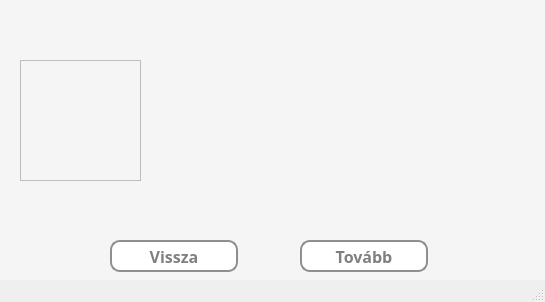
<?xml version="1.0" encoding="UTF-8"?>
<ui version="4.0">
 <class>MainWindow</class>
 <widget class="QMainWindow" name="MainWindow">
  <property name="geometry">
   <rect>
    <x>0</x>
    <y>0</y>
    <width>545</width>
    <height>302</height>
   </rect>
  </property>
  <property name="windowTitle">
   <string>Játékmód információ</string>
  </property>
  <property name="styleSheet">
   <string notr="true"/>
  </property>
  <widget class="QWidget" name="centralwidget">
   <widget class="QWidget" name="widget" native="true">
    <property name="geometry">
     <rect>
      <x>0</x>
      <y>0</y>
      <width>551</width>
      <height>281</height>
     </rect>
    </property>
    <property name="styleSheet">
     <string notr="true">* {
	background-color: whitesmoke;
    font-size: 16px;
    font-weight: bold;
}</string>
    </property>
    <widget class="QPushButton" name="nextButton">
     <property name="geometry">
      <rect>
       <x>300</x>
       <y>240</y>
       <width>128</width>
       <height>32</height>
      </rect>
     </property>
     <property name="font">
      <font>
       <family>Corbel</family>
       <pointsize>-1</pointsize>
       <bold>true</bold>
      </font>
     </property>
     <property name="styleSheet">
      <string notr="true">* {
	background-color: white;
	border: 2px solid #8f8f91;
	border-radius: 10px;
	color: grey;
}

*:hover {
	background-color: rgb(120, 120, 220);
	color: white;
}</string>
     </property>
     <property name="text">
      <string>Tovább</string>
     </property>
    </widget>
    <widget class="QPushButton" name="backButton">
     <property name="geometry">
      <rect>
       <x>110</x>
       <y>240</y>
       <width>128</width>
       <height>32</height>
      </rect>
     </property>
     <property name="font">
      <font>
       <family>Corbel</family>
       <pointsize>-1</pointsize>
       <bold>true</bold>
      </font>
     </property>
     <property name="styleSheet">
      <string notr="true">* {
	background-color: white;
	border: 2px solid #8f8f91;
	border-radius: 10px;
	color: grey;
}

*:hover {
	background-color: rgb(120, 120, 220);
	color: white;
}</string>
     </property>
     <property name="text">
      <string>Vissza</string>
     </property>
    </widget>
    <widget class="QLabel" name="infoLabel">
     <property name="enabled">
      <bool>true</bool>
     </property>
     <property name="geometry">
      <rect>
       <x>160</x>
       <y>20</y>
       <width>361</width>
       <height>201</height>
      </rect>
     </property>
     <property name="font">
      <font>
       <family>Corbel</family>
       <pointsize>16</pointsize>
       <bold>true</bold>
      </font>
     </property>
     <property name="layoutDirection">
      <enum>Qt::LeftToRight</enum>
     </property>
     <property name="styleSheet">
      <string notr="true">* {
	font-size: 16pt;
	color: grey;
}</string>
     </property>
     <property name="frameShape">
      <enum>QFrame::NoFrame</enum>
     </property>
     <property name="text">
      <string/>
     </property>
     <property name="textFormat">
      <enum>Qt::PlainText</enum>
     </property>
     <property name="scaledContents">
      <bool>true</bool>
     </property>
     <property name="alignment">
      <set>Qt::AlignCenter</set>
     </property>
    </widget>
    <widget class="QFrame" name="infoFrame">
     <property name="geometry">
      <rect>
       <x>20</x>
       <y>60</y>
       <width>121</width>
       <height>121</height>
      </rect>
     </property>
     <property name="frameShape">
      <enum>QFrame::StyledPanel</enum>
     </property>
     <property name="frameShadow">
      <enum>QFrame::Raised</enum>
     </property>
    </widget>
   </widget>
  </widget>
  <widget class="QStatusBar" name="statusbar"/>
 </widget>
 <resources/>
 <connections/>
</ui>
